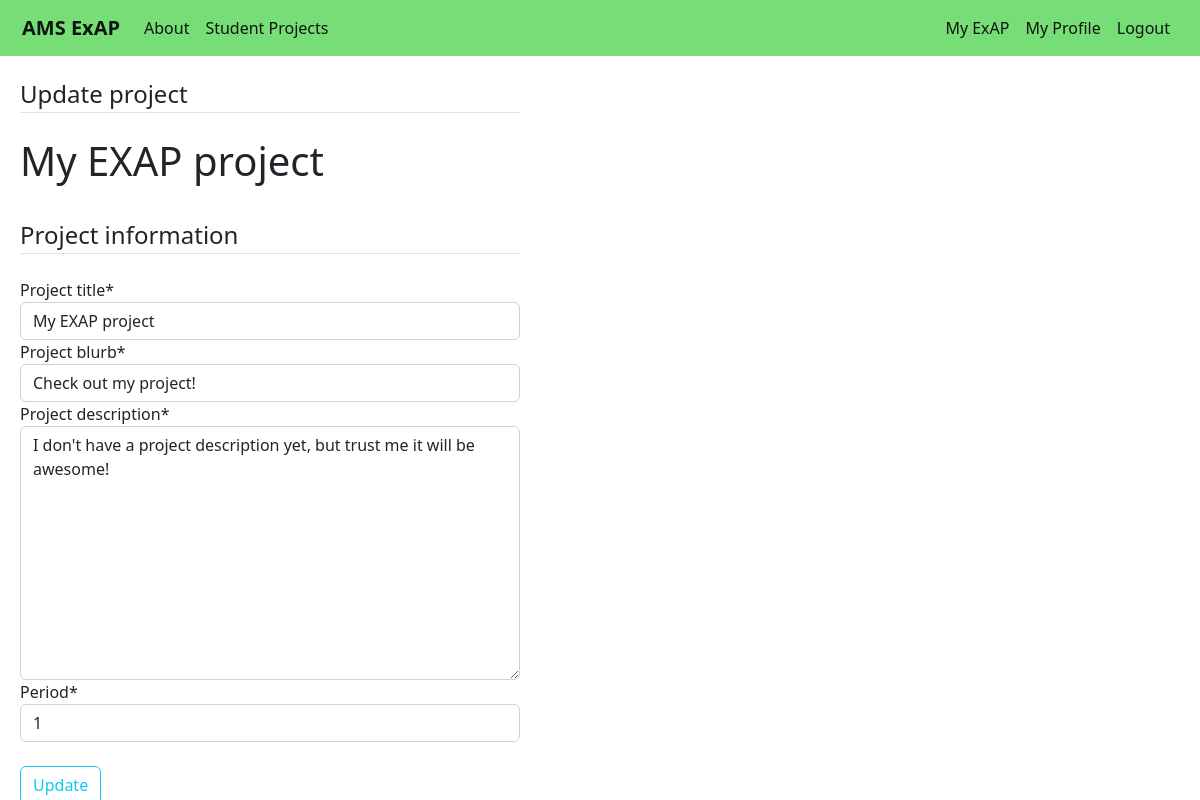
The app's page /users/myproject/ (signed in), older data.
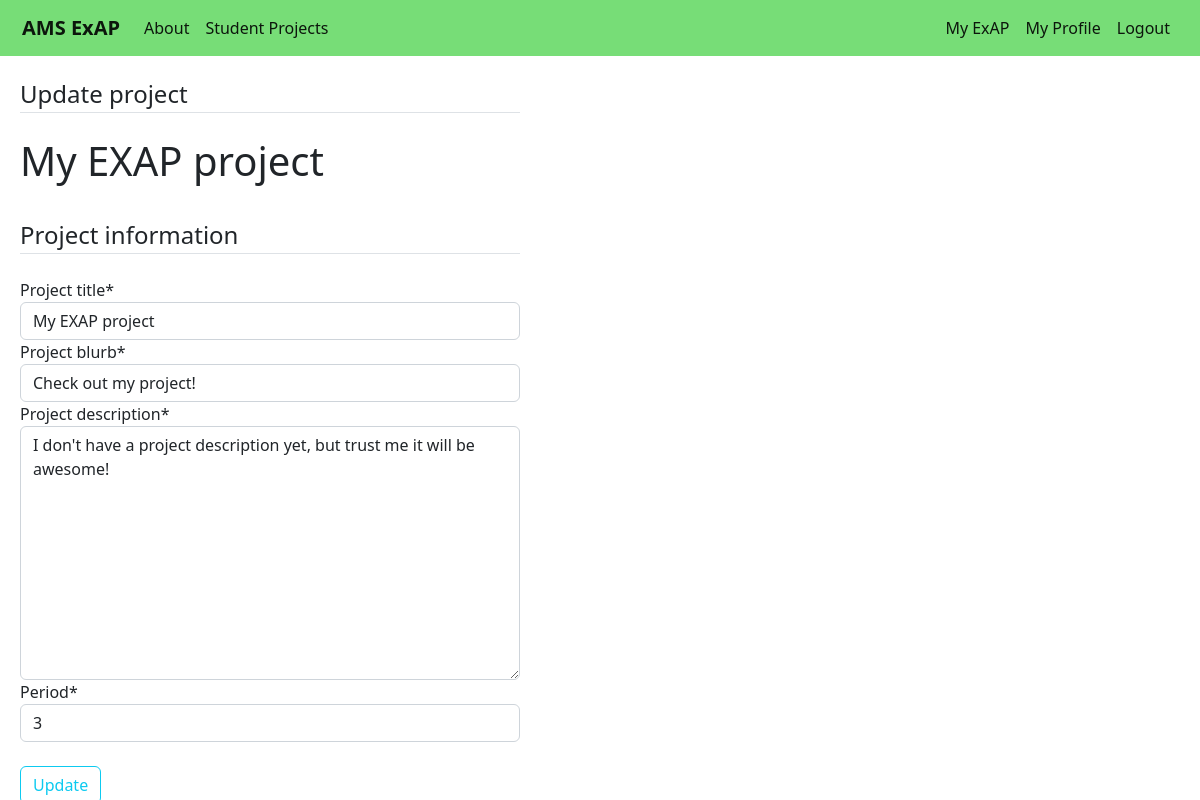
The same page, newer data.
### users/models.py (models this page shows, shortened)
class Profile(models.Model):
    user = models.OneToOneField(User,on_delete=models.CASCADE)
    period = models.IntegerField(default=1)
    project_title = models.CharField(max_length=50,default='My EXAP project')
    project_blurb = models.CharField(max_length=100,default='Check out my project!')
    project_description = models.TextField(default="I don't have a project description yet, but trust me it will be awesome!")

### users/views.py (the view)
# urls.py: path('myproject/',user_views.myproject,name='users-myproject')
@login_required
def myproject(request):
    if request.method == "POST":
        p_form = ProfileUpdateForm(request.POST,instance=request.user.profile)
        if p_form.is_valid():
            p_form.save()
            messages.success(request,f'Your project has been updated.')
            return redirect('users-myproject')
    else:
        p_form = ProfileUpdateForm(instance=request.user.profile)
    context = {
        'title':'My ExAP',
        'p_form':p_form
    }
    return render(request,'users/myproject.html',context)

### users/forms.py
class ProfileUpdateForm(forms.ModelForm):
    periods = [
        (1,1),
        (2,2),
        (3,3),
        (4,4),
        (6,6),
        (7,7),
    ]
    period = forms.ChoiceField(choices=periods)
    class Meta:
        model = Profile
        fields = ['project_title','project_blurb','project_description','period']

### users/templates/users/myproject.html (shortened to what this page needs)
{% extends "main/base.html" %}
{% load crispy_forms_tags %}
{% block content %}
<div class='register-login-profile-form'>
    <form method='POST'>
        <fieldset class='form-group'>
            <legend class='border-bottom mb-4'>Update project</legend>
            <h1>{{ user.profile.project_title }}</h1>
            <br>
            <legend class='border-bottom mb-4'>Project information</legend>
            {{ p_form|crispy }}
        </fieldset>
        <br>
        <div class='form-group'>
            <button class='btn btn-outline-info' type='submit'>Update</button>
        </div>
    </form>
</div>
{% endblock content %}

### main/templates/main/base.html (shortened to what this page needs)
{% load static %}
<!doctype html>
<html lang="en">
<head>
    <link href="https://cdn.jsdelivr.net/npm/bootstrap@5.2.0-beta1/dist/css/bootstrap.min.css" rel="stylesheet"
>
    <link rel="stylesheet" type="text/css" href="{% static 'main/main.css' %}">
</head>
<body>
    <nav class="navbar navbar-expand-md navbar-light main-navigation-bar">
        <div class="container-fluid">
            <a class="navbar-brand" href="{% url 'main-home' %}"><b>AMS ExAP</b></a>
            <div class="collapse navbar-collapse" id="navbarSupportedContent">
                <ul class="navbar-nav me-auto mb-2 mb-lg-0">
                    <li class="nav-item">
                        <a class="nav-link active" aria-current="page" href="{% url 'main-about' %}">About</a>
                    </li>
                    <li class="nav-item">
                        <a class="nav-link active" href="{% url 'projects-studentprojects' %}">Student Projects</a>
                    </li>
                </ul>
            </div>
            <div class='navbar-nav'>
                {% if user.is_authenticated %}
                    <a class="nav-link active" aria-current="page" href="{% url 'users-myproject' %}">My ExAP</a>
                    <a class="nav-link active" aria-current="page" href="{% url 'users-profile' %}">My Profile</a>
                    <a class="nav-link active" aria-current="page" href="{% url 'users-logout' %}">Logout</a>
                {% else %}
                    <a class="nav-link active" aria-current="page" href="{% url 'users-login' %}">Login</a>
                    <a class="nav-link active" aria-current="page" href="{% url 'users-register' %}">Register</a>
                {% endif %}
            </div>
        </div>
    </nav>
    <main role="main" class='page-content'>
        {% block content %}
        {% endblock %}
    </main>
</body>
</html>

### main/static/main/main.css (style rules this page uses)
body { background-color:white; }
.main-navigation-bar { background-color: #77DD77; padding-left:10px; padding-right:10px; margin-bottom:20px; }
.page-content { margin-left:20px; margin-right:20px; }
.register-login-profile-form { width:500px; }

Row changes from the older to the newer data that the page shows:
changed Profile "My EXAP project": period "1" → "3"
